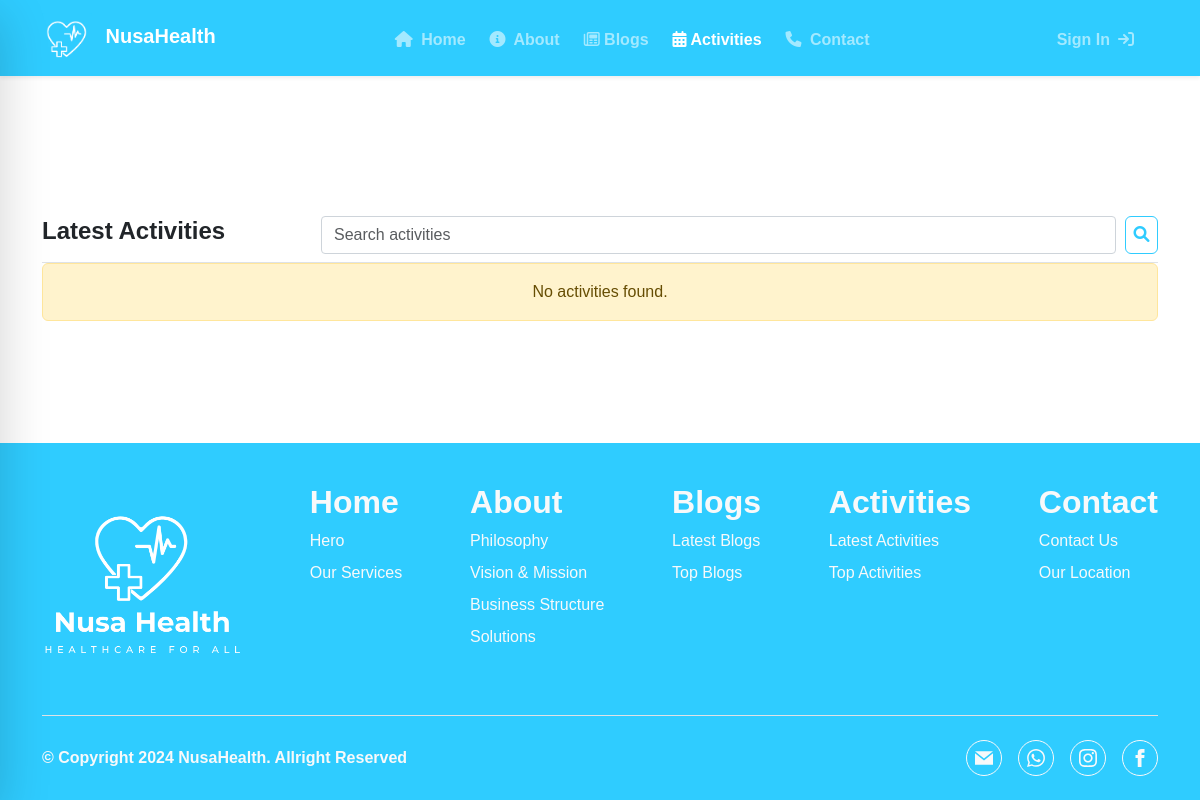
Page /activities on the earlier database version.
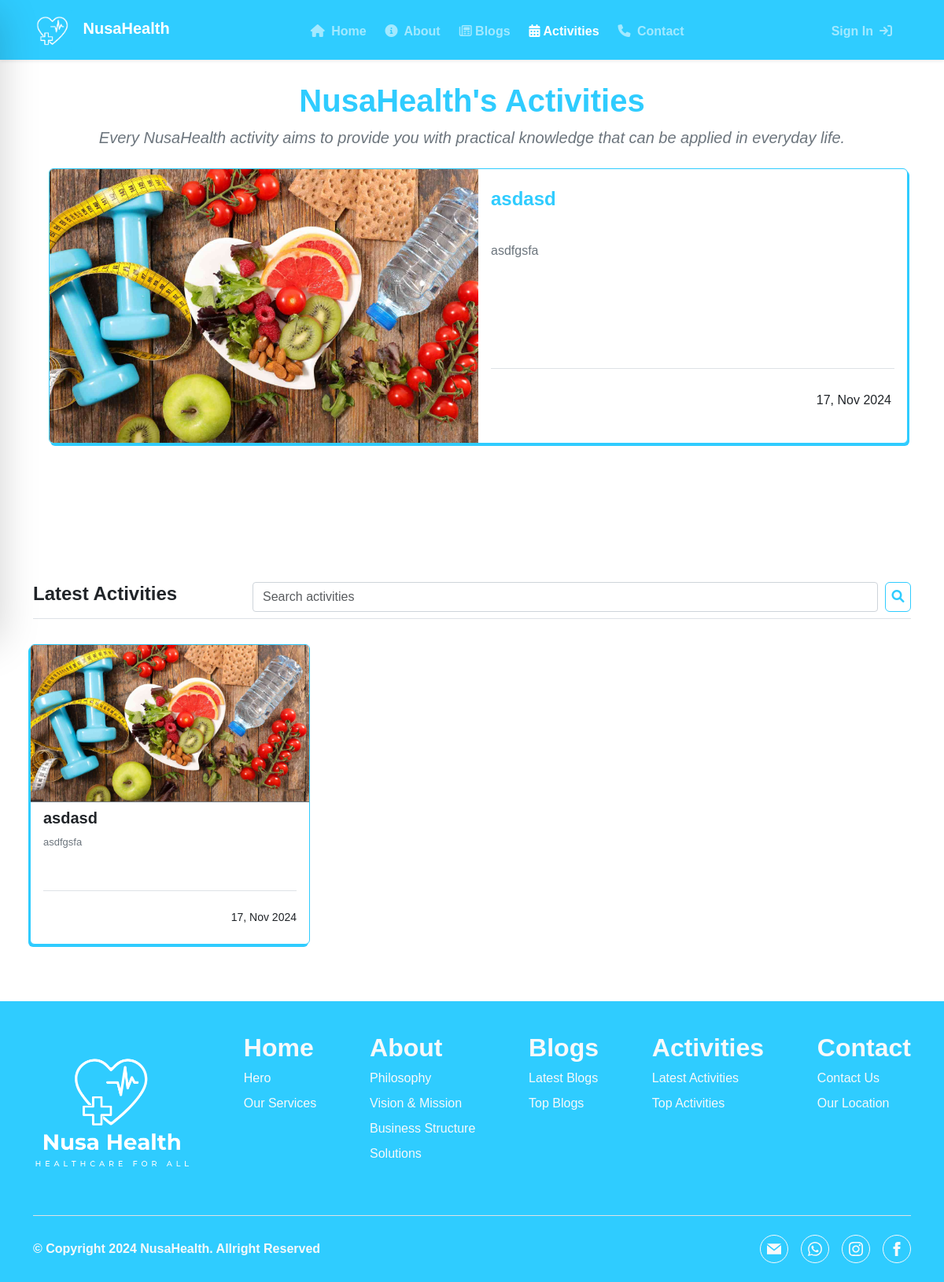
Same page on the later database version.
### NusaHealthApp/models.py (models this page shows, shortened)
class Activities(models.Model):
    STATUS_CHOICES = (
        ('draft', 'Draft'),
        ('published', 'Published'),
    )
    title = models.CharField(max_length=250)
    slug = models.SlugField(max_length=250, unique_for_date='publish')
    author = models.ForeignKey(User, related_name='activities_posts', on_delete=models.CASCADE)
    body = models.TextField()
    publish = models.DateTimeField(default=timezone.now)
    created = models.DateTimeField(auto_now_add=True)
    updated = models.DateTimeField(auto_now=True)
    objects = models.Manager()
    published = PublishedManager()
    image = models.ImageField(upload_to='activities/', help_text="Upload image")
    status = models.CharField(max_length=10, choices=STATUS_CHOICES, default='published')
    class Meta:
        ordering = ('-publish',)

### NusaHealthApp/views.py (the view)
# urls.py: path('activities', views.Activity, name='activities'),
def Activity(request):
    logo_instance = Logo.objects.first()
    activities = Activities.objects.filter(status='published').order_by('-publish')
    latest_activity = activities.first()  # Get the first activity from the ordered list
    query = request.GET.get('q', '').strip()  # Remove leading/trailing spaces
    if query:
        activities = activities.filter(title__icontains=query)
    context = {
        'section': 'activities',
        'logo': logo_instance,
        'activities': activities,
        'latest_activity': latest_activity,
        'query': query,  # Pass the query to the template for the search box
    }
    return render(request, 'Home/activities.html', context)

### NusaHealthApp/templates/Home/activities.html (shortened to what this page needs)
{% extends "base.html" %}
{% block content %}
<section id="latest_activity" class="container py-5">
    {% if latest_activity %}
    <div class="container py-2">
        <h1 class="text-center fw-bold text-primary">NusaHealth's Activities</h1>
        <p class="lead mb-4 text-secondary text-center">
            <i>Every NusaHealth activity aims to provide you with practical knowledge that can be applied in everyday life.</i>
        </p>
        <div class="w-100 row rounded bg-white overflow-hidden shadow-card border border-primary mx-2 mb-5" style="height: 350px;">
            <div class="col-md-6 p-0">
                <img src="{{ latest_activity.image.url }}" alt="{{ latest_activity.title }}" class="w-100" style="object-fit: cover; height: 350px;">
            </div>
            <div class="col-md-6 px-3 py-4">
                <div class="border-bottom">
                    <a href="#" class="text-decoration-none">
                        <h4 class="text-primary fw-semibold text-truncate-2" style="height: 60px;">
                            {{ latest_activity.title }}
                        </h4>
                    </a>
                    <p class="text-secondary text-truncate-6" style="height: 145px;">
                        {{ latest_activity.body }}
                    </p>
                </div>
                <div class="px-3 py-4 row justify-content-end align-items-center overflow-hidden" style="height: 80px;">
                    <div class="col-4 p-0">
                        <p class="m-0 text-end">
                            {{ latest_activity.publish|date:"d, M Y" }}
                        </p>
                    </div>
                </div>
            </div>
        </div>
    </div>
    {% endif %}
</section>
<section id="search-activities" class="py-5">
    <div class="container py-3">
        <div class="d-flex w-100 justify-content-between align-items-center border-bottom py-2">
            <h4 class="fw-bold w-25">Latest Activities</h4>
            <form method="GET" class="w-75 d-flex justify-content-between align-items-center" autocomplete="off">
                <input class="form-control" style="width: 95%;" type="search" name="q" placeholder="Search activities" value="{{ query|default:'' }}" aria-label="Search">
                <button class="btn btn-outline-primary px-2" style="width: 4%;" type="submit">
                    <i class="fas fa-search"></i>
                </button>
            </form>
        </div>
        {% if activities %}
        <div class="row w-100 mt-4">
            {% for activity in activities %}
            <div class="col-md-4 p-2" style="cursor: pointer;">
                <div class="rounded shadow-btn bg-white overflow-hidden border border-primary">
                    <img src="{{ activity.image.url }}" class="w-100 m-0 border-bottom border-secondary" style="height: 200px; object-fit: cover;" alt="{{ activity.title }}">
                    <div class="my-2 mx-3 border-bottom">
                        <h5 class="fw-semibold text-truncate-1 fs-5" style="height: 25px;">
                            {{ activity.title }}
                        </h5>
                        <p class="text-secondary fs-small text-truncate-3 text-justify" style="height: 55px;">
                            {{ activity.body }}
                        </p>
                    </div>
                    <div class="m-3 row justify-content-end align-items-center overflow-hidden" style="height: 35px;">
                        <div class="col-4 p-0">
                            <p class="m-0 text-end" style="font-size: 14px;">
                                {{ activity.publish|date:"d, M Y" }}
                            </p>
                        </div>
                    </div>
                </div>
            </div>
            {% endfor %}
        </div>
        {% else %}
        <div class="alert alert-warning text-center" role="alert">
            No activities found.
        </div>
        {% endif %}
    </div>
</section>
{% endblock %}

Differences in the rows shown:
added Activities: image (picture), title "asdasd", body "asdfgsfa", publish "17, Nov 2024"
Other differences:
text no longer shown: "No activities found."
text now shown: "NusaHealth's Activities Every NusaHealth activity aims to provide you with practical knowledge that can be applied in everyday life."
